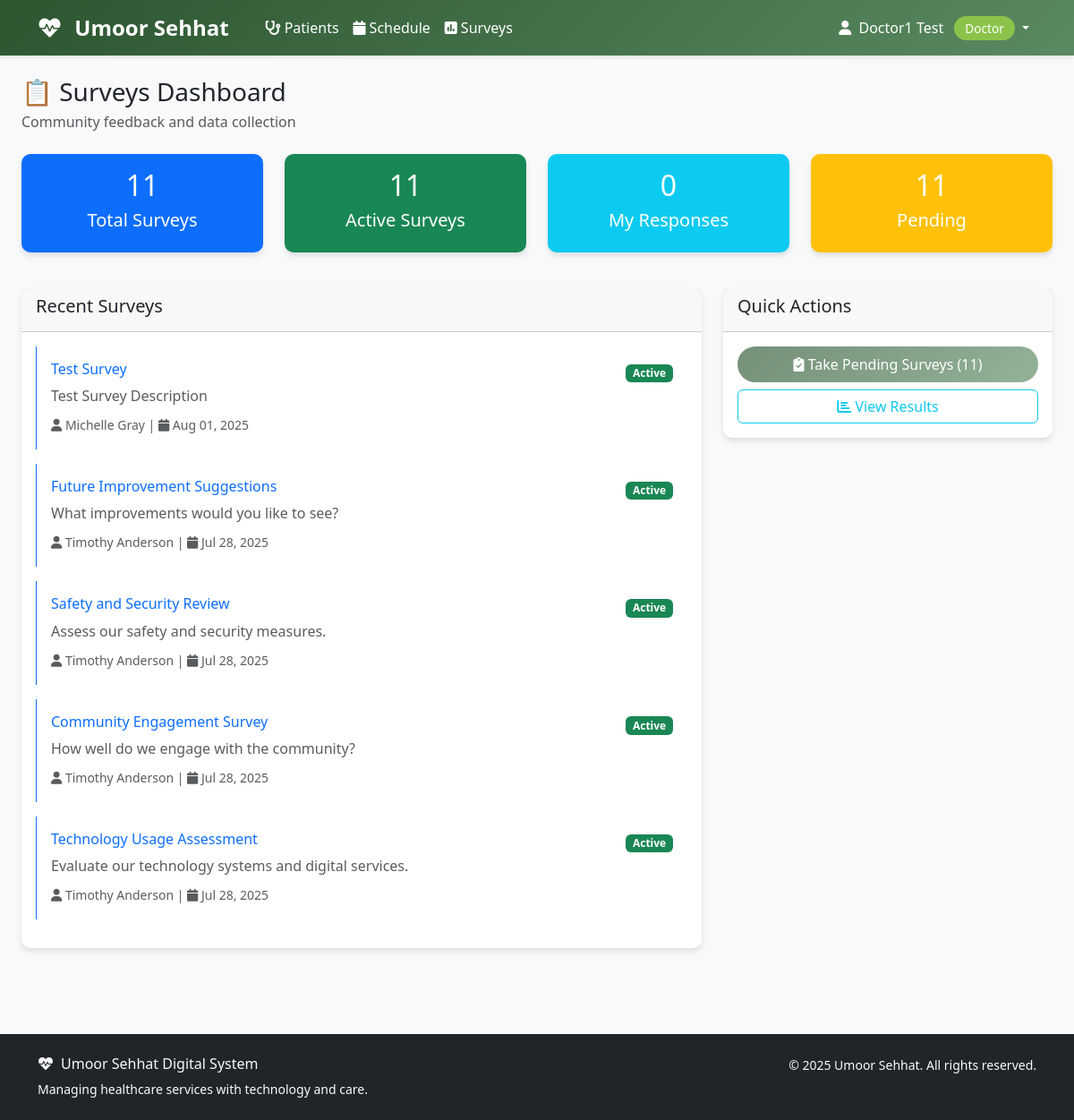
The app's page /surveys/ (signed in) with its own data.
### accounts/models.py (models this page shows, shortened)
class User(AbstractUser):
    ROLE_CHOICES = [
        ('aamil', 'Aamil'),
        ('moze_coordinator', 'Moze Coordinator'),
        ('doctor', 'Doctor'),
        ('student', 'Student'),
        ('badri_mahal_admin', 'Badri Mahal Admin'),
    ]
    role = models.CharField(max_length=20, choices=ROLE_CHOICES, default='student')
    its_id = models.CharField(
        max_length=8,
        unique=True,
        null=True,
        blank=True,
        validators=[RegexValidator(
            regex=r'^\d{8}$',
            message='ITS ID must be exactly 8 digits',
            code='invalid_its_id'
        )],
        help_text='8-digit ITS ID'
    )
    phone_number = models.CharField(max_length=15, blank=True, null=True)
    profile_photo = models.URLField(blank=True, null=True)
    arabic_name = models.CharField(max_length=100, blank=True, null=True)
    age = models.PositiveIntegerField(blank=True, null=True)
    verified_certificate = models.FileField(upload_to='certificates/', blank=True, null=True)
    specialty = models.CharField(max_length=100, blank=True, null=True)
    college = models.CharField(max_length=100, blank=True, null=True)  # For students
    specialization = models.CharField(max_length=100, blank=True, null=True)  # For students
    created_at = models.DateTimeField(auto_now_add=True)
    updated_at = models.DateTimeField(auto_now=True)
    def get_full_name(self):
        if self.arabic_name:
            return self.arabic_name
        return super().get_full_name() or self.username
    @property
    def is_aamil(self):
        return self.role == 'aamil'
    @property
    def is_moze_coordinator(self):
        return self.role == 'moze_coordinator'
    @property
    def is_doctor(self):
        return self.role == 'doctor'
    @property
    def is_student(self):
        return self.role == 'student'
    @property
    def is_admin(self):
        return self.role == 'badri_mahal_admin' or self.is_superuser
    class Meta:
        verbose_name = 'User'
        verbose_name_plural = 'Users'
        ordering = ['first_name', 'last_name']

### surveys/models.py (models this page shows, shortened)
class Survey(models.Model):
    title = models.CharField(max_length=200)
    description = models.TextField(blank=True, null=True)
    TARGET_ROLE_CHOICES = [
        ('all', 'All Users'),
        ('aamil', 'Aamils'),
        ('moze_coordinator', 'Moze Coordinators'),
        ('doctor', 'Doctors'),
        ('student', 'Students'),
        ('badri_mahal_admin', 'Badri Mahal Admins'),
    ]
    target_role = models.CharField(max_length=20, choices=TARGET_ROLE_CHOICES, default='all')
    questions = models.JSONField(
        default=list,
        help_text='List of questions in JSON format'
    )
    created_by = models.ForeignKey(settings.AUTH_USER_MODEL, on_delete=models.CASCADE, related_name='created_surveys')
    is_active = models.BooleanField(default=True)
    is_anonymous = models.BooleanField(default=False)
    allow_multiple_responses = models.BooleanField(default=False)
    show_results = models.BooleanField(default=False, help_text='Show results to respondents')
    start_date = models.DateTimeField(blank=True, null=True)
    end_date = models.DateTimeField(blank=True, null=True)
    created_at = models.DateTimeField(auto_now_add=True)
    updated_at = models.DateTimeField(auto_now=True)
    class Meta:
        ordering = ['-created_at']
        verbose_name = 'Survey'
        verbose_name_plural = 'Surveys'

### surveys/views.py (the view, shortened to what this page needs)
# urls.py: path('', views.survey_dashboard, name='dashboard'),
@login_required
def survey_dashboard(request):
    user = request.user
    if user.role == "admin":
        surveys = Survey.objects.all()
    elif user.role == "aamil" or user.role == "moze_coordinator":
        surveys = Survey.objects.filter(
            Q(created_by=user) |
            Q(target_role=user.role) |
            Q(target_role="all")
        )
    else:
        surveys = Survey.objects.filter(
            Q(target_role=user.role) |
            Q(target_role="all"),
            is_active=True
        )
    total_surveys = surveys.count()
    active_surveys = surveys.filter(is_active=True).count()
    my_responses = SurveyResponse.objects.filter(respondent=user).count()
    pending_surveys = surveys.filter(
        is_active=True
    ).filter(
        Q(end_date__isnull=True) | Q(end_date__gte=timezone.now())
    ).exclude(
        id__in=SurveyResponse.objects.filter(respondent=user).values('survey_id')
    ).count()
    recent_surveys = surveys.filter(is_active=True).order_by('-created_at')[:5]
    analytics_data = {}
    context = {
        'total_surveys': total_surveys,
        'active_surveys': active_surveys,
        'my_responses': my_responses,
        'pending_surveys': pending_surveys,
        'recent_surveys': recent_surveys,
        'analytics_data': analytics_data,
        'user_role': user.get_role_display(),
    }
    return render(request, 'surveys/dashboard.html', context)

### templates/surveys/dashboard.html (shortened to what this page needs)
{% extends 'base.html' %}
{% block content %}
<div class="container-fluid">
    <div class="row mb-4">
        <div class="col-12">
            <h1 class="h3 mb-1">📋 Surveys Dashboard</h1>
            <p class="text-muted mb-0">Community feedback and data collection</p>
        </div>
    </div>
    <div class="row mb-4">
        <div class="col-lg-3 col-md-6 mb-3">
            <div class="card bg-primary text-white">
                <div class="card-body text-center">
                    <h2>{{ total_surveys|default:0 }}</h2>
                    <h5>Total Surveys</h5>
                </div>
            </div>
        </div>
        <div class="col-lg-3 col-md-6 mb-3">
            <div class="card bg-success text-white">
                <div class="card-body text-center">
                    <h2>{{ active_surveys|default:0 }}</h2>
                    <h5>Active Surveys</h5>
                </div>
            </div>
        </div>
        <div class="col-lg-3 col-md-6 mb-3">
            <div class="card bg-info text-white">
                <div class="card-body text-center">
                    <h2>{{ my_responses|default:0 }}</h2>
                    <h5>My Responses</h5>
                </div>
            </div>
        </div>
        <div class="col-lg-3 col-md-6 mb-3">
            <div class="card bg-warning text-white">
                <div class="card-body text-center">
                    <h2>{{ pending_surveys|default:0 }}</h2>
                    <h5>Pending</h5>
                </div>
            </div>
        </div>
    </div>
    <div class="row">
        <div class="col-lg-8 mb-4">
            <div class="card">
                <div class="card-header">
                    <h5>Recent Surveys</h5>
                </div>
                <div class="card-body">
                    {% if recent_surveys %}
                        {% for survey in recent_surveys %}
                        <div class="mb-3 p-3 border-start border-primary">
                            <div class="d-flex justify-content-between align-items-start">
                                <div>
                                    <h6><a href="{% url 'surveys:detail' survey.pk %}" class="text-decoration-none">{{ survey.title }}</a></h6>
                                    <p class="text-muted mb-2">{{ survey.description|truncatewords:15 }}</p>
                                    <small class="text-muted">
                                        <i class="fas fa-user"></i> {{ survey.created_by.get_full_name }} |
                                        <i class="fas fa-calendar"></i> {{ survey.created_at|date:"M d, Y" }}
                                    </small>
                                </div>
                                <div>
                                    {% if survey.is_active %}
                                        <span class="badge bg-success">Active</span>
                                    {% else %}
                                        <span class="badge bg-secondary">Inactive</span>
                                    {% endif %}
                                </div>
                            </div>
                        </div>
                        {% endfor %}
                    {% else %}
                        <div class="text-center py-5">
                            <i class="fas fa-poll fa-4x text-muted mb-3"></i>
                            <h5 class="text-muted">No surveys available</h5>
                        </div>
                    {% endif %}
                </div>
            </div>
        </div>
        <div class="col-lg-4">
            <div class="card mb-4">
                <div class="card-header">
                    <h5>Quick Actions</h5>
                </div>
                <div class="card-body">
                    <div class="d-grid gap-2">
                        {% if pending_surveys > 0 %}
                            <a href="#" class="btn btn-primary disabled">
                                <i class="fas fa-clipboard-check"></i> Take Pending Surveys ({{ pending_surveys }})
                            </a>
                        {% endif %}
                        <a href="{% url 'surveys:list' %}" class="btn btn-outline-info">
                            <i class="fas fa-chart-bar"></i> View Results
                        </a>
                    </div>
                </div>
            </div>
        </div>
    </div>
</div>
{% endblock %}

### templates/base.html (shortened to what this page needs)
<!DOCTYPE html>
<html lang="en">
<head>
    <link href="https://cdn.jsdelivr.net/npm/bootstrap@5.3.0/dist/css/bootstrap.min.css" rel="stylesheet">
    <link href="https://cdnjs.cloudflare.com/ajax/libs/font-awesome/6.0.0/css/all.min.css" rel="stylesheet">
</head>
<body>
    <nav class="navbar navbar-expand-lg navbar-custom">
        <div class="container">
            <a class="navbar-brand text-white" href="{% url 'dashboard' %}">
                <i class="fas fa-heartbeat me-2"></i>
                Umoor Sehhat
            </a>
            <div class="collapse navbar-collapse" id="navbarNav">
                {% if user.is_authenticated %}
                    <ul class="navbar-nav me-auto">
                        {% if user.is_doctor %}
                            <li class="nav-item">
                                <a class="nav-link" href="#">
                                    <i class="fas fa-stethoscope me-1"></i>Patients
                                </a>
                            </li>
                            <li class="nav-item">
                                <a class="nav-link" href="#">
                                    <i class="fas fa-calendar me-1"></i>Schedule
                                </a>
                            </li>
                        {% endif %}
                        <li class="nav-item">
                            <a class="nav-link" href="{% url 'surveys:list' %}" class="text-decoration-none">
                                <i class="fas fa-poll me-1"></i>Surveys
                            </a>
                        </li>
                    </ul>
                    <ul class="navbar-nav">
                        <li class="nav-item dropdown">
                            <a class="nav-link dropdown-toggle" href="#" id="navbarDropdown" role="button" data-bs-toggle="dropdown">
                                <i class="fas fa-user me-1"></i>
                                {{ user.get_full_name|default:user.username }}
                                <span class="role-badge ms-2">{{ user.get_role_display }}</span>
                            </a>
                        </li>
                    </ul>
                {% endif %}
            </div>
        </div>
    </nav>
    <main class="container-fluid py-4">
        {% block content %}{% endblock %}
    </main>
    <footer class="bg-dark text-light py-4 mt-5">
        <div class="container">
            <div class="row">
                <div class="col-md-6">
                    <h6><i class="fas fa-heartbeat me-2"></i>Umoor Sehhat Digital System</h6>
                    <p class="small mb-0">Managing healthcare services with technology and care.</p>
                </div>
                <div class="col-md-6 text-md-end">
                    <p class="small mb-0">
                        &copy; {% now "Y" %} Umoor Sehhat. All rights reserved.
                    </p>
                </div>
            </div>
        </div>
    </footer>
</body>
</html>

### templates/base.html (style rules this page uses)
:root { --primary-color: #2c5530; --secondary-color: #5a8a61; --accent-color: #8bc34a; --text-dark: #2d3436; --bg-light: #f8f9fa; }
body { font-family: 'Segoe UI', Tahoma, Geneva, Verdana, sans-serif; background-color: var(--bg-light); }
.navbar-brand { font-weight: bold; color: white !important; font-size: 1.5rem; margin-right: 2rem; }
.navbar-custom { background: linear-gradient(135deg, var(--primary-color), var(--secondary-color)); box-shadow: 0 2px 4px rgba(0,0,0,.1); }
.navbar-custom .navbar-nav .nav-link { color: white !important; font-weight: 500; transition: all 0.3s ease; }
.card { border: none; border-radius: 10px; box-shadow: 0 4px 6px rgba(0,0,0,.1); transition: transform 0.3s ease; }
.btn-primary { background: linear-gradient(135deg, var(--primary-color), var(--secondary-color)); border: none; border-radius: 25px; padding: 8px 24px; font-weight: 500; transition: all 0.3s ease; }
.role-badge { background: var(--accent-color); color: white; padding: 4px 12px; border-radius: 20px; font-size: 0.85rem; font-weight: 500; }

### records on screen
User: get_full_name "Doctor1 Test", role "Doctor"
Survey: title "Test Survey", description "Test Survey Description", created_by.get_full_name "Michelle Gray", created_at "Aug 01, 2025", is_active "Active"
Survey: title "Future Improvement Suggestions", description "What improvements would you like to see?", created_by.get_full_name "Timothy Anderson", created_at "Jul 28, 2025", is_active "Active"
Survey: title "Safety and Security Review", description "Assess our safety and security measures.", created_by.get_full_name "Timothy Anderson", created_at "Jul 28, 2025", is_active "Active"
Survey: title "Community Engagement Survey", description "How well do we engage with the community?", created_by.get_full_name "Timothy Anderson", created_at "Jul 28, 2025", is_active "Active"
Survey: title "Technology Usage Assessment", description "Evaluate our technology systems and digital services.", created_by.get_full_name "Timothy Anderson", created_at "Jul 28, 2025", is_active "Active"

### other values on screen
{{ total_surveys|default:0 }} "11"
{{ active_surveys|default:0 }} "11"
{{ my_responses|default:0 }} "0"
{{ pending_surveys|default:0 }} "11"
{{ pending_surveys }} "11"
